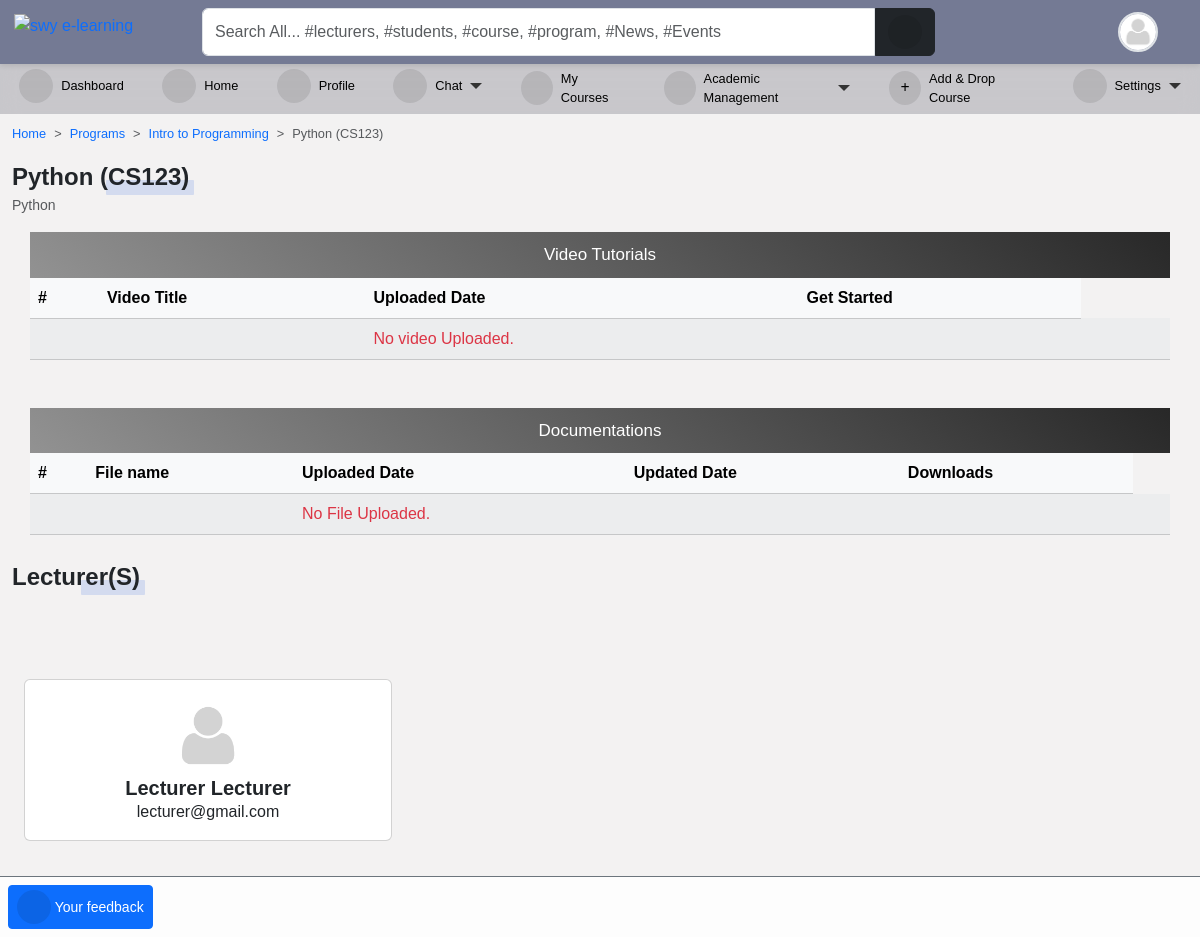
The app's page /programs/course/python/detail/ (signed in) with its own data.
### accounts/models.py (models this page shows, shortened)
class User(AbstractUser):
    is_student = models.BooleanField(default=False)
    is_lecturer = models.BooleanField(default=False)
    gender = models.CharField(max_length=1, choices=GENDERS, blank=True, null=True)
    phone = models.CharField(max_length=60, blank=True, null=True)
    address = models.CharField(max_length=60, blank=True, null=True)
    picture = models.ImageField(
        upload_to="profile_pictures/%y/%m/%d/", default="default.png", null=True
    )
    email = models.EmailField(blank=True, null=True)
    username_validator = ASCIIUsernameValidator()
    objects = CustomUserManager()
    class Meta:
        ordering = ("-date_joined",)
    @property
    def get_full_name(self):
        full_name = self.username
        if self.first_name and self.last_name:
            full_name = self.first_name + " " + self.last_name
        return full_name
    @property
    def get_user_role(self):
        if self.is_superuser:
            role = "Admin"
        elif self.is_student:
            role = "Student"
        elif self.is_lecturer:
            role = "Lecturer"
        return role

### course/models.py (models this page shows, shortened)
class Course(models.Model):
    slug = models.SlugField(blank=True, unique=True)
    title = models.CharField(max_length=200, null=True)
    code = models.CharField(max_length=200, unique=True, null=True)
    credit = models.IntegerField(null=True, default=0)
    summary = models.TextField(max_length=200, blank=True, null=True)
    program = models.ForeignKey(Program, on_delete=models.CASCADE)
    level = models.CharField(max_length=25, choices=LEVEL, null=True)
    year = models.IntegerField(choices=YEARS, default=0)
    semester = models.CharField(choices=SEMESTER, max_length=200)
    is_elective = models.BooleanField(default=False, blank=True, null=True)
    objects = CourseManager()
    def __str__(self):
        return "{0} ({1})".format(self.title, self.code)

class Program(models.Model):
    title = models.CharField(max_length=150, unique=True)
    summary = models.TextField(null=True, blank=True)
    objects = ProgramManager()
    def __str__(self):
        return self.title

class CourseAllocation(models.Model):
    lecturer = models.ForeignKey(
        settings.AUTH_USER_MODEL,
        on_delete=models.CASCADE,
        related_name="allocated_lecturer",
    )
    courses = models.ManyToManyField(Course, related_name="allocated_course")
    session = models.ForeignKey(
        "core.Session", on_delete=models.CASCADE, blank=True, null=True
    )
    def __str__(self):
        return self.lecturer.get_full_name

### course/views.py (the view)
# urls.py: path("course/<slug>/detail/", single_course, name="course_detail"),
@login_required(login_url='login')
def single_course(request, slug):
    course = Course.objects.get(slug=slug)
    files = Upload.objects.filter(course__slug=slug)
    videos = UploadVideo.objects.filter(course__slug=slug)
    lecturers = CourseAllocation.objects.filter(courses__pk=course.id).first()
    all_lecturers=CourseAllocation.objects.filter(courses__pk=course.id)
    return render(
        request,
        "course/course_single.html",
        {
            "title": course.title,
            "course": course,
            "files": files,
            "videos": videos,
            "lecturers": lecturers,
            "all_lecturers":all_lecturers,
            "media_url": settings.MEDIA_ROOT,
        },
    )

### templates/course/course_single.html (shortened to what this page needs)
{% extends 'base.html' %}
{% load static %}
{% block content %}
<nav style="--bs-breadcrumb-divider: '>';" aria-label="breadcrumb">
    <ol class="breadcrumb">
        <li class="breadcrumb-item"><a href="/">Home</a></li>
        <li class="breadcrumb-item"><a href="{% url 'programs' %}">Programs</a></li>
        <li class="breadcrumb-item"><a href="{% url 'program_detail' course.program.id %}">{{ course.program }}</a></li>
        <li class="breadcrumb-item active" aria-current="page">{{ course }}</li>
    </ol>
</nav>
{% for all_lecturer in all_lecturers %}
<div class="manage-wrap">
    <div class="d-flex">
        <div class="">
            {% if request.user.is_superuser or request.user == all_lecturer.lecturer %}
            <a class="btn btn-sm btn-primary" href="{% url 'upload_file_view' course.slug %}"><i class="fas fa-plus"></i>
                Upload new file
            </a>
            <a class="btn btn-sm btn-primary" href="{% url 'upload_video' course.slug %}"><i class="fas fa-plus"></i>
                Upload new video
            </a>
            <a class="btn btn-sm btn-primary" href="{% url 'course_allocation' %}"><i class="fas fa-plus"></i>
                Add Lecturers
            </a>
            <a class="btn btn-sm btn-primary" href="{% url 'check_feedbacks' course.pk %}"> <i class="fas fa-check"></i>
                Feedbacks
            </a>
            <a class="btn btn-sm btn-primary" href="{% url 'enrolled_student' course.pk  %}"><i class="fas fa-user-graduate"></i>
                Enrolled Student
            </a>
            {% else %}
            <a class="btn btn-sm btn-primary" href="{% url 'feedback' course.pk %}"> <i class="fas fa-comment"></i>
                Your feedback
            </a>
            {% endif %}
        </div>
    </div>
</div>
<div class="title-1">{{ course }}</div>
<p class="small text-muted">{{ course.summary }}</p>
<div class="container">
    <div class="row mb-5">
        <div class="col-md-12 p-0">
            <p class="form-title m-0">Video Tutorials</p>
            <div class="table-responsive">
                <table class="table table-shadow table-light table-striped m-0">
                    <thead>
                        <tr>
                            <th>#</th>
                            <th>Video Title</th>
                            <th>Uploaded Date</th>
                            <th>Get Started</th>
                        </tr>
                    </thead>
                    <tbody>
                        {% for video in videos %}
                        <tr>
                            <td>{{ forloop.counter }}</td>
                            <td>
                                <a href="{{ video.get_absolute_url }}" title="{{ video }}" class="d-flex align-items-center">
                                    <i class="fas fa-video me-1"></i> {{ video.title|title }}
                                </a>
                            </td>
                            <td>{{ video.timestamp|date }}</td>
                            <th>
                                <div>
                                    <a class="download-btn" href="{{ video.get_absolute_url }}"
                                        title="Download to your device">
                                        <i class="fas fa-play me-1"></i>Play now</a>
                                </div>
                            </th>
                            {% if request.user.is_superuser or request.user == all_lecturer.lecturer %}
                            <td>
                                <div class="update-delete">
                                    <a href="{% url 'upload_video_edit' slug=course.slug video_slug=video.slug %}"
                                        class="update" title="Edit">
                                        <i class="fas fa-pencil-alt"></i>
                                    </a>
                                    <a href="{% url 'upload_video_delete' slug=course.slug video_slug=video.slug %}"
                                        class="delete" title="Delete">
                                        <i class="fas fa-trash-alt"></i>
                                    </a>
                                </div>
                            </td>
                            {% endif %}
                        </tr>
                        {% empty %}
                        <tr>
                            <td></td>
                            <td></td>
                            <td>
                                <span class="text-danger">
                                    No video Uploaded.
                                </span>
                            </td>
                            <td></td>
                            <td></td>
                            <td></td>
                        </tr>
                        {% endfor %}
                    </tbody>
                </table>
            </div>
        </div>
    </div>
    <div class="row">
        <div class="col-md-12 p-0">
            <p class="form-title m-0">Documentations</p>
            <div class="table-responsive">
                <table class="table table-shadow table-light table-striped m-0">
                    <thead>
                        <tr>
                            <th>#</th>
                            <th>File name</th>
                            <th>Uploaded Date</th>
                            <th>Updated Date</th>
                            <th>Downloads</th>
                        </tr>
                    </thead>
                    <tbody>
                        {% for file in files %}
                        <tr>
                            <td>{{ forloop.counter }}</td>
                            <td><a href="{{ file.file.url }}" title="{{ file }}" class="d-flex align-items-center">
                                    <i class="fas fa-file-{{ file.get_extension_short }} me-1"></i>
                                    {{ file.title|title }}
                                </a>
                            </td>
                            <td>{{ file.upload_time|date }}</td>
                            <td>{{ file.updated_date|date }}</td>
                            <th>
                                <div>
                                    <a class="download-btn" href="{{ file.file.url }}" title="Download to your device">
                                        <i class="fas fa-download me-1"></i>Download</a>
                                </div>
                            </th>
                            {% if request.user.is_superuser or request.user == all_lecturer.lecturer  %}
                            <td>
                                <div class="update-delete">
                                    <a href="{% url 'upload_file_edit' slug=course.slug file_id=file.pk %}"
                                        class="update" title="Edit">
                                        <i class="fas fa-pencil-alt"></i>
                                    </a>
                                    <a href="{% url 'upload_file_delete' slug=course.slug file_id=file.pk %}"
                                        class="delete" title="Delete">
                                        <i class="fas fa-trash-alt"></i>
                                    </a>
                                </div>
                            </td>
                            {% endif %}
                        </tr>
                        {% empty %}
                        <tr>
                            <td></td>
                            <td></td>
                            <td>
                                <span class="text-danger">
                                    No File Uploaded.
                                </span>
                            </td>
                            <td></td>
                            <td></td>
                            <td></td>
                        </tr>
                        {% endfor %}
                    </tbody>
                </table>
            </div>
        </div>
    </div>
</div>
{% endfor %}
<div class="site-section mb-5 mt-4">
    <div class="title-1">Lecturer(s)</div>
    <br>
    <br>
    <div class="container-fluid">
        <div class="row">
            {% for lecturer in all_lecturers %}
            <div class="col-lg-4">
                <div class="card text-center">
                    <div class="card-body">
                        {% if lecturer.lecturer.picture %}
                        <img class="avatar avatar-lg" src="{{ lecturer.lecturer.picture.url }}" alt="">
                        {% endif %}
                        <h5 class="fw-bold mb-0">{{ lecturer|title }}</h5>
                        <p class="mb-0">{{ lecturer.lecturer.email }}</p>
                    </div>
                </div>
            </div>
            {% empty %}
            <h6 class="text-muted mt-3">No lecturer assigned for this course</h6>
            {% endfor %}
        </div>
    </div>
</div>
{% endblock content %}

### templates/navbar.html (shortened to what this page needs)
{% load static %}
<div id="top-navbar" class="py-2 top-navbar">
	<div class="container">
		<a href="/" class="head-logo">
			<img src="{% static 'img/swy e-learning.jpg' %}" width="40px" alt="swy e-learning">
		</a>
		<div class="nav-wrapper">
			<form class="form-header" action="{% url 'query' %}" method="GET">
				<input id="primary-search" class="form-control rounded-end-0" type="text" name="q" value="{{ request.GET.q }}"
					placeholder="Search All... #lecturers, #students, #course, #program, #News, #Events" required />
				<button class="btn btn-dark rounded-start-0" type="submit">
					<i class="fas fa-search"></i>
				</button>
			</form>
			<div class="dropdown index">
				<div class="avatar border border-2" type="button" data-bs-toggle="dropdown" aria-expanded="false">
					<img src="{{ request.user.picture.url }}">
				</div>
			</div>
		</div>
	</div>
</div>

### static/scss/style1.css (style rules this page uses)
*, body { font-family: "Rubik", sans-serif; }
body { background-color: #f3f2f2; }
.table td, .table th { vertical-align: middle; }
#main .container-fluid { margin-top: 3.7rem; }
#top-navbar { position: fixed; top: 0; right: 0; -webkit-margin-start: -10px; z-index: 90; padding: 0; background: #747a94; box-shadow: 0px 2px 5px 0px rgba(0, 0, 0, 0.1); transition: 0.3s; margin: 0; }
#top-navbar .container { display: flex; background-color: transparent; position: relative; }
#top-navbar .nav-wrapper { display: flex; flex-wrap: wrap; justify-content: space-between; align-items: center; width: 100%; margin-left: 10rem; background-color: transparent; }
#top-navbar .nav-wrapper .form-header { display: flex; flex: 0.8; }
#top-navbar .nav-wrapper .form-header button { flex: 0.1; }
#top-navbar { left: 0; }
.manage-wrap { position: fixed; bottom: 0; right: 0; left: 300px; padding: 0.5rem; z-index: 10; background-color: rgba(255, 255, 255, 0.8); border-top: 1px solid #6c757d; transition: 0.3s; }
.manage-wrap { left: 0; }
.avatar { width: 40px; height: 40px; border-radius: 50%; overflow: hidden; }
.avatar img { width: 100%; height: 100%; -o-object-fit: cover; object-fit: cover; }
.avatar.avatar-lg { width: 80px; height: 80px; }
a { color: var(--bs-primary); text-decoration: none; }
.title-1 { position: relative; display: inline-flex; align-items: center; font-family: inherit; text-transform: capitalize; font-weight: 700; font-size: 24px; border-radius: 0.2em; }
.title-1::before { content: ""; position: absolute; bottom: 0; right: -5px; width: 50%; height: 15px; z-index: -1; border-radius: 1px; background-color: rgba(83, 126, 226, 0.2); animation: lineAnim 1s ease-in forwards; }
.form-title { display: flex; align-items: center; justify-content: center; font-weight: 400; font-size: 17px; padding: 10px; background: linear-gradient(40deg, #929292, #282828); color: #ffffff; text-align: center; margin-bottom: 10px; }
.fas, .fa { font-size: 16px; display: inline-flex; align-items: center; justify-content: center; width: 34px; height: 34px; background-color: rgba(0, 0, 0, 0.093); border-radius: 50%; }

### templates/aside.html (style rules this page uses)
li { font-size: .8rem; }

### templates/navbar.html (style rules this page uses)
.head-logo { position: absolute; left: -1rem; top: 0.3rem; }

### records on screen
User: user.picture (placeholder picture)
Course: program "Intro to Programming", title+code "Python (CS123)", summary "Python"
CourseAllocation: shows "Your feedback", lecturer.picture (placeholder picture), lecturer.last_name "Lecturer Lecturer", lecturer.email "lecturer@gmail.com"
